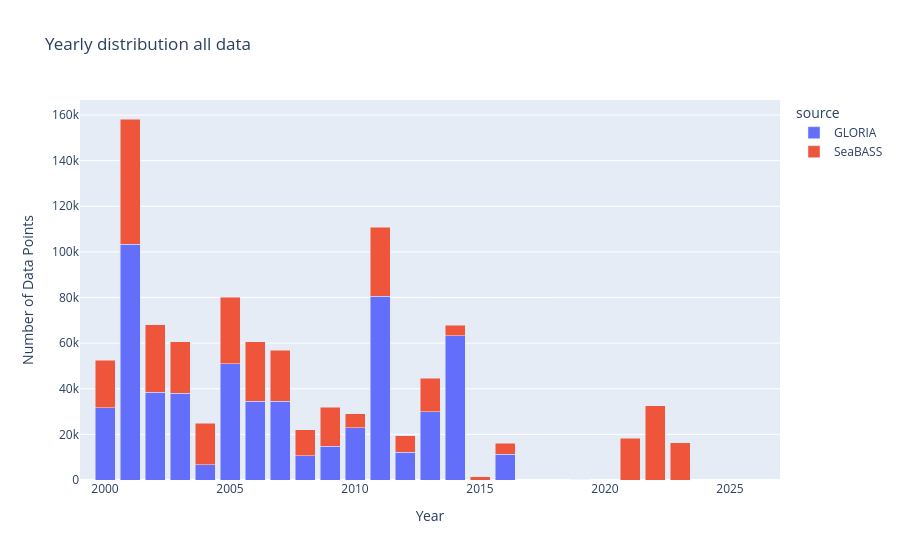

Source (notebook cell):
### Code cell
year_test=rrs.copy()
year_test['datetime'] = pd.to_datetime(year_test['datetime'])
year_test['year'] = year_test['datetime'].dt.year
grouped = year_test.groupby(['year', 'source']).size().reset_index(name='DataPoints')

# Create bar chart
fig = px.bar(grouped, x='year', y='DataPoints', color='source', title='Yearly distribution all data',
    labels={'year': 'Year', 'DataPoints': 'Number of Data Points', 'metadata': 'Metadata'},)
fig.update_xaxes(range=[1999,2027])
fig.update_layout(barmode='stack')  # ensures stacking
fig.show()

### Figure 1 — Plotly figure (JSON) as saved in the notebook; plotly's stock layout.template omitted (floating-point values rounded to 4 significant figures)
{"data": [{"hovertemplate": "source=GLORIA<br>Year=%{x}<br>Number of Data Points=%{y}<extra></extra>", "legendgroup": "GLORIA", "marker": {"color": "#636efa", "pattern": {"shape": ""}}, "name": "GLORIA", "orientation": "v", "showlegend": true, "textposition": "auto", "type": "bar", "x": [2000, 2001, 2002, 2003, 2004, 2005, 2006, 2007, 2008, 2009, 2010, 2011, 2012, 2013, 2014, 2016], "xaxis": "x", "y": [31679, 103458, 38444, 38041, 6716, 51037, 34484, 34435, 10574, 14736, 22815, 80610, 12182, 29998, 63140, 11228], "yaxis": "y"}, {"hovertemplate": "source=SeaBASS<br>Year=%{x}<br>Number of Data Points=%{y}<extra></extra>", "legendgroup": "SeaBASS", "marker": {"color": "#EF553B", "pattern": {"shape": ""}}, "name": "SeaBASS", "orientation": "v", "showlegend": true, "textposition": "auto", "type": "bar", "x": [2000, 2001, 2002, 2003, 2004, 2005, 2006, 2007, 2008, 2009, 2010, 2011, 2012, 2013, 2014, 2015, 2016, 2019, 2021, 2022, 2023], "xaxis": "x", "y": [20801, 54812, 29726, 22471, 18058, 29040, 26088, 22443, 11547, 17081, 6124, 30171, 7261, 14510, 4695, 1335, 4850, 136, 18228, 32579, 16379], "yaxis": "y"}], "layout": {"autosize": true, "barmode": "stack", "legend": {"title": {"text": "source"}, "tracegroupgap": 0}, "title": {"text": "Yearly distribution all data"}, "xaxis": {"anchor": "y", "domain": [0, 1], "range": [1999, 2027], "title": {"text": "Year"}, "type": "linear"}, "yaxis": {"anchor": "x", "autorange": true, "domain": [0, 1], "range": [0, 166600], "title": {"text": "Number of Data Points"}, "type": "linear"}}}
